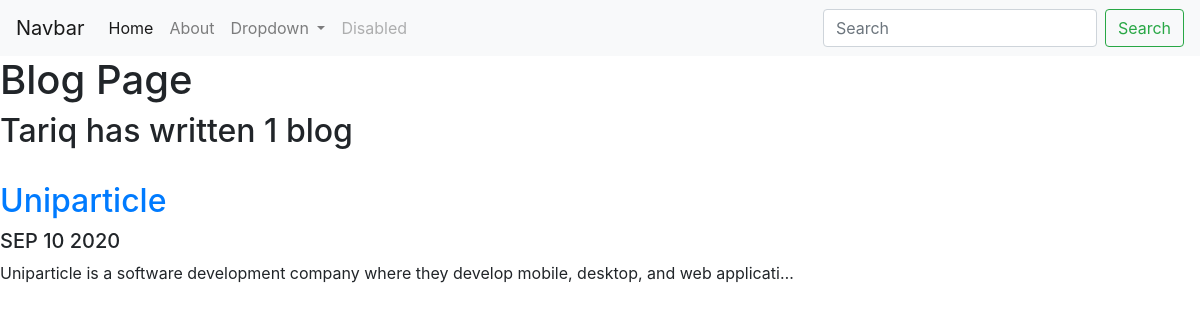
Screenshot of /blog/ with the database file from the repository.
### blog/models.py (models this page shows, shortened)
class Blog(models.Model):
    title =models.CharField(max_length=200)
    description =models.TextField()
    date = models.DateField()

### blog/views.py (the view)
# urls.py: path('', views.all_blogs,name='all_blogs'),
def all_blogs(request):
    blogs=Blog.objects.all()
    return render(request,'blog/all_blogs.html',{'blogs':blogs})

### blog/templates/blog/all_blogs.html
{% extends 'portfolio/base.html' %}
{% block content %}
  <h1>Blog Page</h1>
  <h2>Tariq has written {{blogs.count}} blog{{blogs.count|pluralize}}</h2>
  {% for blog in blogs %}
  <br>
  <a href="{% url 'blog:detail' blog.id %}"><h2>{{ blog.title }}</h2></a>
  <h5>{{ blog.date|date:'M d Y'|upper }}</h5>
  <p>{{ blog.description|striptags| truncatechars:100}}</p>
  {% endfor %}
{% endblock  %}

### rows the page displays
Blog: title "Uniparticle", date "SEP 10 2020", description "Uniparticle is a software development company where they develop mobile, desktop, and web applicati…"

### other values shown
{{ blogs.count }} "1"
